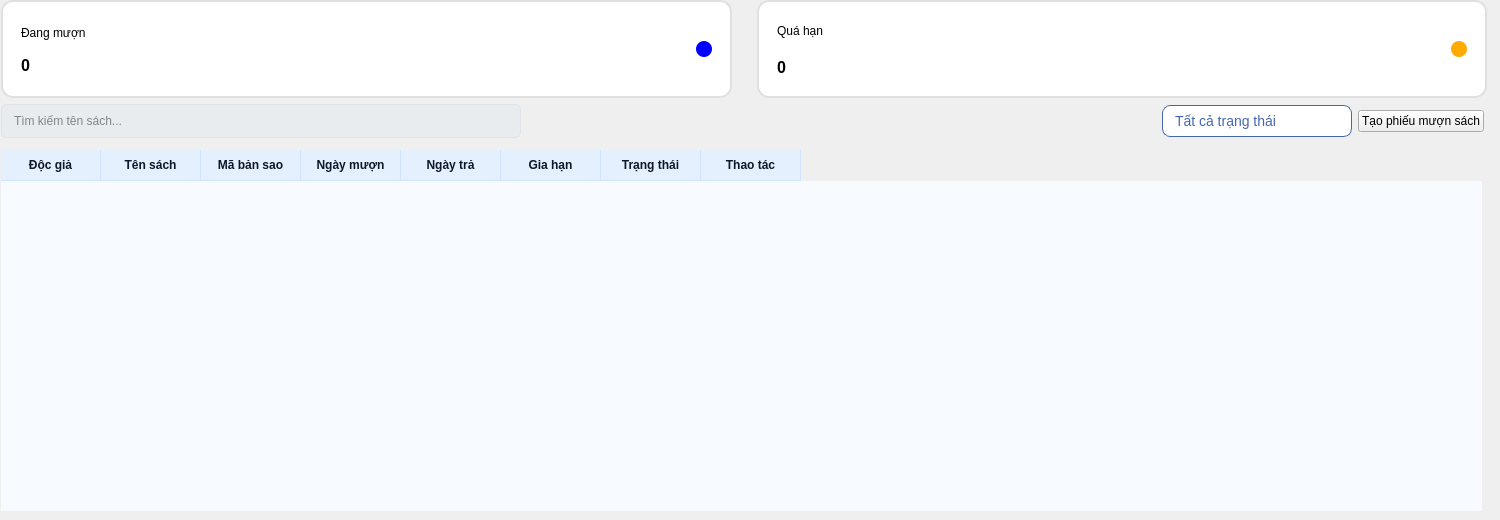
          <widget class="QWidget" name="page_8">
           <widget class="QTableWidget" name="muon_sach_table">
            <property name="geometry">
             <rect>
              <x>1</x>
              <y>150</y>
              <width>1481</width>
              <height>361</height>
             </rect>
            </property>
            <property name="styleSheet">
             <string notr="true">QTableWidget {
    background: #f7fbff;              /* nền sáng xanh nhạt */
    gridline-color: #d0e3ff;          /* màu kẻ ô */
    selection-background-color: #d6e9ff; /* nền khi chọn */
    selection-color: #0f172a;         /* màu chữ khi chọn */
    border: none;
}

QHeaderView::section {
    background: #e5f0ff;              /* header xanh nhạt */
    color: #0f172a;
    padding: 6px 10px;
    border: 0px;
    border-right: 1px solid #d0e3ff;
    border-bottom: 1px solid #d0e3ff;
    font-weight: 600;
}

/* kẻ ngang từng dòng */
QTableWidget::item {
    border-bottom: 1px solid #eef2ff;
}
QTableWidget::item:selected {
    background: #d6e9ff;
}</string>
            </property>
            <attribute name="verticalHeaderVisible">
             <bool>false</bool>
            </attribute>
            <attribute name="verticalHeaderMinimumSectionSize">
             <number>40</number>
            </attribute>
            <column>
             <property name="text">
              <string>Độc giả</string>
             </property>
            </column>
            <column>
             <property name="text">
              <string>Tên sách</string>
             </property>
            </column>
            <column>
             <property name="text">
              <string>Mã bản sao</string>
             </property>
            </column>
            <column>
             <property name="text">
              <string>Ngày mượn</string>
             </property>
            </column>
            <column>
             <property name="text">
              <string>Ngày trả</string>
             </property>
            </column>
            <column>
             <property name="text">
              <string>Gia hạn</string>
             </property>
            </column>
            <column>
             <property name="text">
              <string>Trạng thái</string>
             </property>
            </column>
            <column>
             <property name="text">
              <string>Thao tác</string>
             </property>
            </column>
           </widget>
           <widget class="QWidget" name="layoutWidget_2">
            <property name="geometry">
             <rect>
              <x>1</x>
              <y>0</y>
              <width>1486</width>
              <height>98</height>
             </rect>
            </property>
            <layout class="QHBoxLayout" name="horizontalLayout_24">
             <property name="spacing">
              <number>25</number>
             </property>
             <property name="topMargin">
              <number>0</number>
             </property>
             <item>
              <widget class="QWidget" name="horizontalWidget_7" native="true">
               <property name="styleSheet">
                <string notr="true">QWidget{background-color: #ffffff;
border: 2px solid #E0E0E0;
border-radius: 12px;
}
QLabel{
	border: 0px solid #E0E0E0;
}</string>
               </property>
               <layout class="QHBoxLayout" name="horizontalLayout_25">
                <property name="leftMargin">
                 <number>20</number>
                </property>
                <property name="topMargin">
                 <number>20</number>
                </property>
                <property name="rightMargin">
                 <number>20</number>
                </property>
                <property name="bottomMargin">
                 <number>20</number>
                </property>
                <item>
                 <layout class="QVBoxLayout" name="verticalLayout_13">
                  <item>
                   <widget class="QLabel" name="label_22">
                    <property name="font">
                     <font>
                      <family>Segoe UI</family>
                      <pointsize>9</pointsize>
                     </font>
                    </property>
                    <property name="text">
                     <string>Đang mượn</string>
                    </property>
                   </widget>
                  </item>
                  <item>
                   <widget class="QLabel" name="dang_muon_number">
                    <property name="font">
                     <font>
                      <family>Segoe UI</family>
                      <pointsize>12</pointsize>
                      <bold>true</bold>
                     </font>
                    </property>
                    <property name="text">
                     <string>0</string>
                    </property>
                   </widget>
                  </item>
                 </layout>
                </item>
                <item>
                 <widget class="QLabel" name="label_24">
                  <property name="maximumSize">
                   <size>
                    <width>16</width>
                    <height>16</height>
                   </size>
                  </property>
                  <property name="font">
                   <font>
                    <family>Segoe UI</family>
                    <pointsize>20</pointsize>
                    <bold>true</bold>
                   </font>
                  </property>
                  <property name="styleSheet">
                   <string notr="true">background-color: rgb(0, 0, 255);
border-radius: 8px;</string>
                  </property>
                  <property name="text">
                   <string/>
                  </property>
                  <property name="alignment">
                   <set>Qt::AlignmentFlag::AlignRight|Qt::AlignmentFlag::AlignTrailing|Qt::AlignmentFlag::AlignVCenter</set>
                  </property>
                 </widget>
                </item>
               </layout>
              </widget>
             </item>
             <item>
              <widget class="QWidget" name="horizontalWidget_8" native="true">
               <property name="styleSheet">
                <string notr="true">QWidget{background-color: #ffffff;
border: 2px solid #E0E0E0;
border-radius: 12px;
}
QLabel{
	border: 0px solid #E0E0E0;
}</string>
               </property>
               <layout class="QHBoxLayout" name="horizontalLayout_26">
                <property name="leftMargin">
                 <number>20</number>
                </property>
                <property name="topMargin">
                 <number>15</number>
                </property>
                <property name="rightMargin">
                 <number>20</number>
                </property>
                <property name="bottomMargin">
                 <number>15</number>
                </property>
                <item>
                 <layout class="QVBoxLayout" name="verticalLayout_14">
                  <item>
                   <widget class="QLabel" name="label_25">
                    <property name="font">
                     <font>
                      <family>Segoe UI</family>
                      <pointsize>9</pointsize>
                     </font>
                    </property>
                    <property name="text">
                     <string>Quá hạn</string>
                    </property>
                   </widget>
                  </item>
                  <item>
                   <widget class="QLabel" name="qua_han_number_2">
                    <property name="font">
                     <font>
                      <family>Segoe UI</family>
                      <pointsize>12</pointsize>
                      <bold>true</bold>
                     </font>
                    </property>
                    <property name="text">
                     <string>0</string>
                    </property>
                   </widget>
                  </item>
                 </layout>
                </item>
                <item>
                 <widget class="QLabel" name="label_27">
                  <property name="maximumSize">
                   <size>
                    <width>16</width>
                    <height>16</height>
                   </size>
                  </property>
                  <property name="font">
                   <font>
                    <family>Segoe UI</family>
                    <pointsize>20</pointsize>
                    <bold>true</bold>
                   </font>
                  </property>
                  <property name="styleSheet">
                   <string notr="true">background-color: rgb(255, 170, 0);
border-radius: 8px;</string>
                  </property>
                  <property name="text">
                   <string/>
                  </property>
                  <property name="alignment">
                   <set>Qt::AlignmentFlag::AlignRight|Qt::AlignmentFlag::AlignTrailing|Qt::AlignmentFlag::AlignVCenter</set>
                  </property>
                 </widget>
                </item>
               </layout>
              </widget>
             </item>
            </layout>
           </widget>
           <widget class="QWidget" name="horizontalLayoutWidget_2">
            <property name="geometry">
             <rect>
              <x>0</x>
              <y>100</y>
              <width>1491</width>
              <height>42</height>
             </rect>
            </property>
            <layout class="QHBoxLayout" name="horizontalLayout_29">
             <property name="leftMargin">
              <number>1</number>
             </property>
             <property name="rightMargin">
              <number>7</number>
             </property>
             <item>
              <widget class="QLineEdit" name="tim_kiem_muon">
               <property name="maximumSize">
                <size>
                 <width>520</width>
                 <height>16777215</height>
                </size>
               </property>
               <property name="font">
                <font>
                 <family>Segoe UI</family>
                 <pointsize>-1</pointsize>
                </font>
               </property>
               <property name="styleSheet">
                <string notr="true">QLineEdit {
    background-color: #e8ecef; 
    border-radius: 5px; 
    border: 1px solid #E0E4E8; 
    padding: 8px 10px; 
    color: #1E1E1E; 
    font-size: 12px;
}

QLineEdit:hover {
    background-color: #E5E9ED;
}
QLineEdit:focus {
    background-color: #FFFFFF; 
    border: 1px solid #3498db; 
}</string>
               </property>
               <property name="text">
                <string/>
               </property>
               <property name="placeholderText">
                <string>Tìm kiếm tên sách...</string>
               </property>
               <property name="clearButtonEnabled">
                <bool>true</bool>
               </property>
              </widget>
             </item>
             <item>
              <spacer name="horizontalSpacer_3">
               <property name="orientation">
                <enum>Qt::Orientation::Horizontal</enum>
               </property>
               <property name="sizeHint" stdset="0">
                <size>
                 <width>40</width>
                 <height>20</height>
                </size>
               </property>
              </spacer>
             </item>
             <item>
              <widget class="QComboBox" name="comboBox_2">
               <property name="minimumSize">
                <size>
                 <width>190</width>
                 <height>0</height>
                </size>
               </property>
               <property name="styleSheet">
                <string notr="true">/* 1. Style cho bản thân cái ComboBox */
QComboBox {
    border: 1px solid #4568ad;
    border-radius: 8px;
    padding: 6px 12px;
    background-color: white;
    color: #4568ad;
    font-size: 14px; /* Thêm size chữ cho dễ đọc */
}

QComboBox:hover {
    border-color: #2a4a8b; /* Đổi màu đậm hơn chút khi hover */
    background-color: #f9faff;
}

/* Khi đang mở danh sách -&gt; Vuông 2 góc dưới để nối với danh sách */
QComboBox:on {
    border-bottom-left-radius: 0px;
    border-bottom-right-radius: 0px;
    border-bottom: 1px solid #f0f0f0; /* Làm mờ cạnh dưới để cảm giác liền mạch */
}

/* Mũi tên */
QComboBox::drop-down {
    subcontrol-origin: padding;
    subcontrol-position: top right;
    width: 30px;
    border-left-width: 0px;
    border-top-right-radius: 8px;
    border-bottom-right-radius: 8px;
}

QComboBox::down-arrow {
    image: url(:/icons/icons_/down-chevron.png); 
    width: 16px;
    height: 16px;
}

/* 2. Style cho cái Danh sách xổ xuống (Quan trọng) */
QComboBox QAbstractItemView {
    border: 1px solid #4568ad; /* Đã thêm dấu # */
    border-top: none;          /* Bỏ viền trên để nối với cái box */
    
    /* Vuông 2 góc trên, bo 2 góc dưới */
    border-top-left-radius: 0px;
    border-top-right-radius: 0px;
    border-bottom-left-radius: 8px;
    border-bottom-right-radius: 8px;
    
    background-color: white;
    color: #4568ad;
    
    outline: 0px;  /* QUAN TRỌNG: Dòng này xóa cái viền nét đứt xấu xí */
    selection-background-color: #4568ad; /* Màu nền khi chọn */
    selection-color: white;              /* Màu chữ khi chọn */
}

/* Từng dòng trong danh sách */
QComboBox QAbstractItemView::item {
    height: 30px; /* Tăng chiều cao cho thoáng */
    padding-left: 10px; /* Cách lề trái */
    margin: 0px;
}

/* Khi di chuột vào item (nhưng chưa click) */
QComboBox QAbstractItemView::item:hover {
    background-color: #f0f5ff;
    color: #4568ad;
    border: none; /* Đảm bảo không có viền lạ */
}

/* Khi item đã được chọn */
QComboBox QAbstractItemView::item:selected {
    background-color: #4568ad;
    color: white;
    border: none;
}</string>
               </property>
               <item>
                <property name="text">
                 <string>Tất cả trạng thái</string>
                </property>
               </item>
               <item>
                <property name="text">
                 <string>Đang mượn</string>
                </property>
               </item>
               <item>
                <property name="text">
                 <string>Quá hạn</string>
                </property>
               </item>
              </widget>
             </item>
             <item>
              <widget class="QPushButton" name="tao_phieu_muon_sach">
               <property name="text">
                <string>Tạo phiếu mượn sách</string>
               </property>
              </widget>
             </item>
            </layout>
           </widget>
          </widget>
